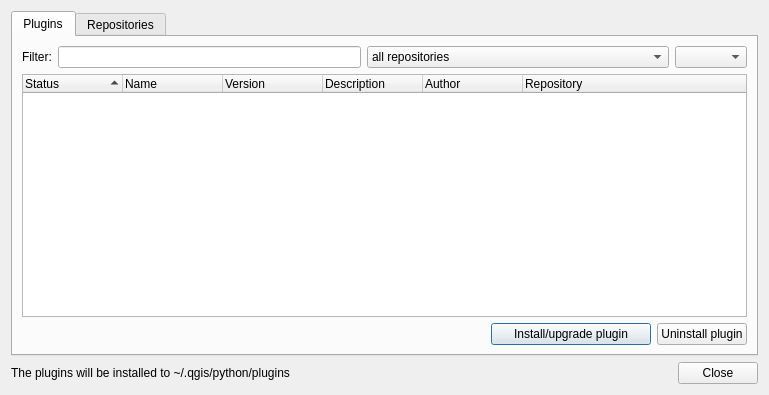
<ui version="4.0" >
 <author>Matthew Perry, Borys Jurgiel</author>
 <class>QgsPluginInstallerDialog</class>
 <widget class="QDialog" name="QgsPluginInstallerDialog" >
  <property name="geometry" >
   <rect>
    <x>0</x>
    <y>0</y>
    <width>769</width>
    <height>395</height>
   </rect>
  </property>
  <property name="windowTitle" >
   <string>QGIS Python Plugin Installer</string>
  </property>
  <property name="windowIcon" >
   <iconset resource="resources.qrc" >:/plugins/installer/qgis-icon.png</iconset>
  </property>
  <property name="whatsThis" >
   <string>QGIS Plugin Installer</string>
  </property>
  <layout class="QGridLayout" >
   <item row="0" column="0" >
    <widget class="QTabWidget" name="tabWidget" >
     <property name="toolTip" >
      <string/>
     </property>
     <property name="whatsThis" >
      <string/>
     </property>
     <property name="currentIndex" >
      <number>0</number>
     </property>
     <widget class="QWidget" name="tab" >
      <attribute name="title" >
       <string>Plugins</string>
      </attribute>
      <attribute name="toolTip" >
       <string>List of available and installed plugins</string>
      </attribute>
      <layout class="QVBoxLayout" >
       <item>
        <layout class="QHBoxLayout" >
         <item>
          <widget class="QLabel" name="label_5" >
           <property name="enabled" >
            <bool>true</bool>
           </property>
           <property name="text" >
            <string>Filter:</string>
           </property>
          </widget>
         </item>
         <item>
          <widget class="QLineEdit" name="lineFilter" >
           <property name="enabled" >
            <bool>true</bool>
           </property>
           <property name="toolTip" >
            <string>Display only plugins containing this word in their metadata</string>
           </property>
           <property name="whatsThis" >
            <string>Display only plugins containing this word in their metadata</string>
           </property>
          </widget>
         </item>
         <item>
          <widget class="QComboBox" name="comboFilter1" >
           <property name="enabled" >
            <bool>true</bool>
           </property>
           <property name="sizePolicy" >
            <sizepolicy vsizetype="Fixed" hsizetype="Expanding" >
             <horstretch>0</horstretch>
             <verstretch>0</verstretch>
            </sizepolicy>
           </property>
           <property name="toolTip" >
            <string>Display only plugins from given repository</string>
           </property>
           <property name="statusTip" >
            <string/>
           </property>
           <property name="whatsThis" >
            <string>Display only plugins from given repository</string>
           </property>
           <item>
            <property name="text" >
             <string>all repositories</string>
            </property>
           </item>
          </widget>
         </item>
         <item>
          <widget class="QComboBox" name="comboFilter2" >
           <property name="enabled" >
            <bool>true</bool>
           </property>
           <property name="sizePolicy" >
            <sizepolicy vsizetype="Fixed" hsizetype="Preferred" >
             <horstretch>0</horstretch>
             <verstretch>0</verstretch>
            </sizepolicy>
           </property>
           <property name="toolTip" >
            <string>Display only plugins with matching status</string>
           </property>
           <property name="whatsThis" >
            <string>Display only plugins with matching status</string>
           </property>
          </widget>
         </item>
        </layout>
       </item>
       <item>
        <widget class="QTreeWidget" name="treePlugins" >
         <property name="alternatingRowColors" >
          <bool>true</bool>
         </property>
         <property name="rootIsDecorated" >
          <bool>false</bool>
         </property>
         <property name="itemsExpandable" >
          <bool>false</bool>
         </property>
         <property name="sortingEnabled" >
          <bool>true</bool>
         </property>
         <property name="allColumnsShowFocus" >
          <bool>true</bool>
         </property>
         <column>
          <property name="text" >
           <string>Status</string>
          </property>
         </column>
         <column>
          <property name="text" >
           <string>Name</string>
          </property>
         </column>
         <column>
          <property name="text" >
           <string>Version</string>
          </property>
         </column>
         <column>
          <property name="text" >
           <string>Description</string>
          </property>
         </column>
         <column>
          <property name="text" >
           <string>Author</string>
          </property>
         </column>
         <column>
          <property name="text" >
           <string>Repository</string>
          </property>
         </column>
        </widget>
       </item>
       <item>
        <layout class="QHBoxLayout" >
         <item>
          <spacer>
           <property name="orientation" >
            <enum>Qt::Horizontal</enum>
           </property>
           <property name="sizeHint" >
            <size>
             <width>40</width>
             <height>20</height>
            </size>
           </property>
          </spacer>
         </item>
         <item>
          <widget class="QPushButton" name="buttonInstall" >
           <property name="sizePolicy" >
            <sizepolicy vsizetype="Fixed" hsizetype="Fixed" >
             <horstretch>0</horstretch>
             <verstretch>0</verstretch>
            </sizepolicy>
           </property>
           <property name="minimumSize" >
            <size>
             <width>160</width>
             <height>0</height>
            </size>
           </property>
           <property name="toolTip" >
            <string>Install, reinstall or upgrade the selected plugin</string>
           </property>
           <property name="whatsThis" >
            <string>Install, reinstall or upgrade the selected plugin</string>
           </property>
           <property name="text" >
            <string>Install/upgrade plugin</string>
           </property>
          </widget>
         </item>
         <item>
          <widget class="QPushButton" name="buttonUninstall" >
           <property name="enabled" >
            <bool>true</bool>
           </property>
           <property name="toolTip" >
            <string>Uninstall the selected plugin</string>
           </property>
           <property name="whatsThis" >
            <string>Uninstall the selected plugin</string>
           </property>
           <property name="text" >
            <string>Uninstall plugin</string>
           </property>
          </widget>
         </item>
        </layout>
       </item>
      </layout>
     </widget>
     <widget class="QWidget" name="tab_2" >
      <attribute name="title" >
       <string>Repositories</string>
      </attribute>
      <attribute name="toolTip" >
       <string>List of plugin repositories</string>
      </attribute>
      <layout class="QGridLayout" >
       <item row="0" column="0" colspan="7" >
        <widget class="QTreeWidget" name="treeRepositories" >
         <property name="rootIsDecorated" >
          <bool>false</bool>
         </property>
         <property name="itemsExpandable" >
          <bool>false</bool>
         </property>
         <column>
          <property name="text" >
           <string>Status</string>
          </property>
         </column>
         <column>
          <property name="text" >
           <string>Name</string>
          </property>
         </column>
         <column>
          <property name="text" >
           <string>URL</string>
          </property>
         </column>
        </widget>
       </item>
       <item row="1" column="0" >
        <widget class="QCheckBox" name="checkUpdates" >
         <property name="toolTip" >
          <string>Allow the Installer to look for updates and news in enabled repositories on QGIS startup</string>
         </property>
         <property name="statusTip" >
          <string/>
         </property>
         <property name="whatsThis" >
          <string>Allow the Installer to look for updates and news in enabled repositories on QGIS startup</string>
         </property>
         <property name="text" >
          <string>Check for updates on startup</string>
         </property>
        </widget>
       </item>
       <item row="1" column="1" >
        <spacer>
         <property name="orientation" >
          <enum>Qt::Horizontal</enum>
         </property>
         <property name="sizeType" >
          <enum>QSizePolicy::Preferred</enum>
         </property>
         <property name="sizeHint" >
          <size>
           <width>30</width>
           <height>20</height>
          </size>
         </property>
        </spacer>
       </item>
       <item row="1" column="2" >
        <widget class="QPushButton" name="buttonFetchRepositories" >
         <property name="enabled" >
          <bool>true</bool>
         </property>
         <property name="toolTip" >
          <string>Add third party plugin repositories to the list</string>
         </property>
         <property name="whatsThis" >
          <string>Add third party plugin repositories to the list</string>
         </property>
         <property name="text" >
          <string>Add 3rd party repositories</string>
         </property>
        </widget>
       </item>
       <item row="1" column="3" >
        <spacer>
         <property name="orientation" >
          <enum>Qt::Horizontal</enum>
         </property>
         <property name="sizeHint" >
          <size>
           <width>40</width>
           <height>20</height>
          </size>
         </property>
        </spacer>
       </item>
       <item row="1" column="4" >
        <widget class="QPushButton" name="buttonAddRep" >
         <property name="toolTip" >
          <string>Add a new plugin repository</string>
         </property>
         <property name="whatsThis" >
          <string>Add a new plugin repository</string>
         </property>
         <property name="text" >
          <string>Add...</string>
         </property>
        </widget>
       </item>
       <item row="1" column="5" >
        <widget class="QPushButton" name="buttonEditRep" >
         <property name="toolTip" >
          <string>Edit the selected repository</string>
         </property>
         <property name="whatsThis" >
          <string>Edit the selected repository</string>
         </property>
         <property name="text" >
          <string>Edit...</string>
         </property>
        </widget>
       </item>
       <item row="1" column="6" >
        <widget class="QPushButton" name="buttonDeleteRep" >
         <property name="toolTip" >
          <string>Remove the selected repository</string>
         </property>
         <property name="whatsThis" >
          <string>Remove the selected repository</string>
         </property>
         <property name="text" >
          <string>Delete</string>
         </property>
        </widget>
       </item>
      </layout>
     </widget>
    </widget>
   </item>
   <item row="1" column="0" >
    <layout class="QHBoxLayout" >
     <item>
      <widget class="QLabel" name="label_3" >
       <property name="whatsThis" >
        <string/>
       </property>
       <property name="text" >
        <string>The plugins will be installed to ~/.qgis/python/plugins</string>
       </property>
      </widget>
     </item>
     <item>
      <widget class="QPushButton" name="buttonClose" >
       <property name="sizePolicy" >
        <sizepolicy vsizetype="Fixed" hsizetype="Fixed" >
         <horstretch>0</horstretch>
         <verstretch>0</verstretch>
        </sizepolicy>
       </property>
       <property name="toolTip" >
        <string>Close the Installer window</string>
       </property>
       <property name="whatsThis" >
        <string>Close the Installer window</string>
       </property>
       <property name="text" >
        <string>Close</string>
       </property>
      </widget>
     </item>
    </layout>
   </item>
  </layout>
 </widget>
 <tabstops>
  <tabstop>tabWidget</tabstop>
  <tabstop>lineFilter</tabstop>
  <tabstop>comboFilter1</tabstop>
  <tabstop>comboFilter2</tabstop>
  <tabstop>treePlugins</tabstop>
  <tabstop>buttonInstall</tabstop>
  <tabstop>buttonUninstall</tabstop>
  <tabstop>buttonClose</tabstop>
  <tabstop>treeRepositories</tabstop>
  <tabstop>buttonFetchRepositories</tabstop>
  <tabstop>checkUpdates</tabstop>
  <tabstop>buttonAddRep</tabstop>
  <tabstop>buttonEditRep</tabstop>
  <tabstop>buttonDeleteRep</tabstop>
 </tabstops>
 <resources>
  <include location="resources.qrc" />
 </resources>
 <connections>
  <connection>
   <sender>buttonClose</sender>
   <signal>released()</signal>
   <receiver>QgsPluginInstallerDialog</receiver>
   <slot>close()</slot>
   <hints>
    <hint type="sourcelabel" >
     <x>710</x>
     <y>447</y>
    </hint>
    <hint type="destinationlabel" >
     <x>380</x>
     <y>235</y>
    </hint>
   </hints>
  </connection>
 </connections>
</ui>
